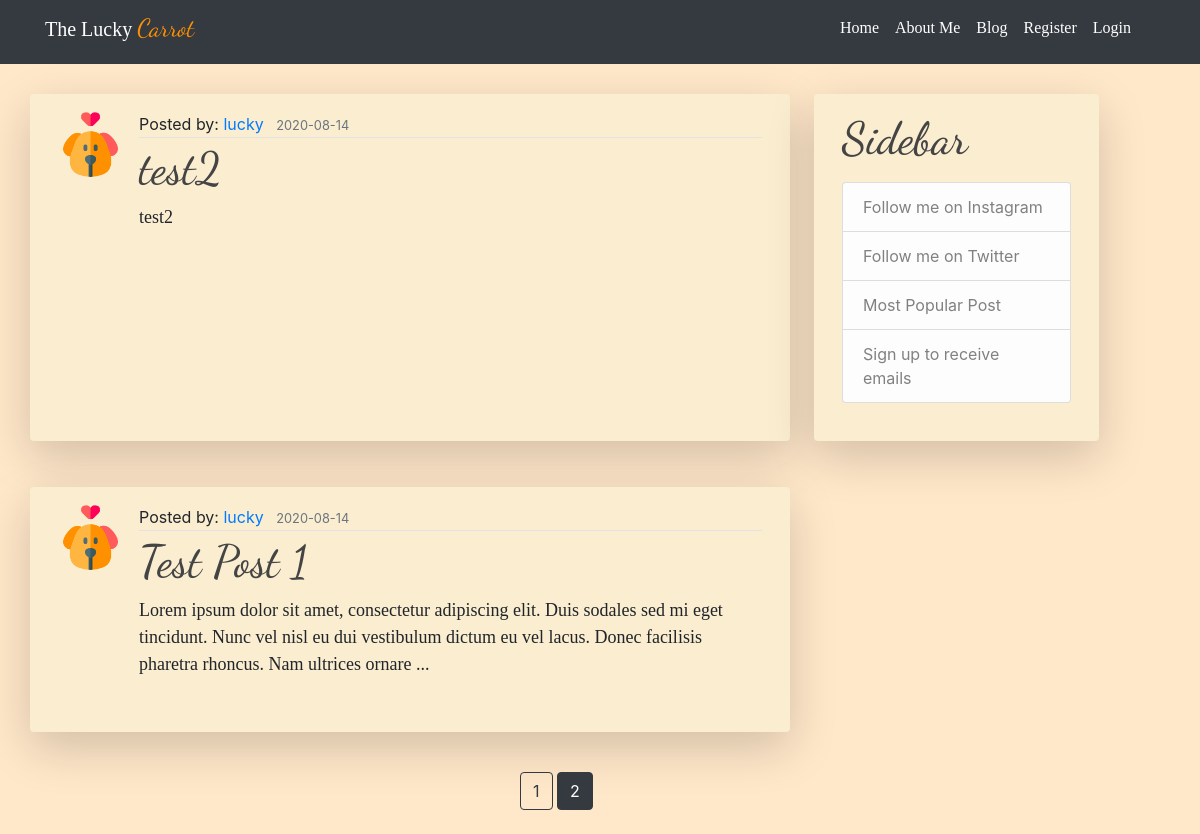
Before: /blog?page=2 with the older database file.
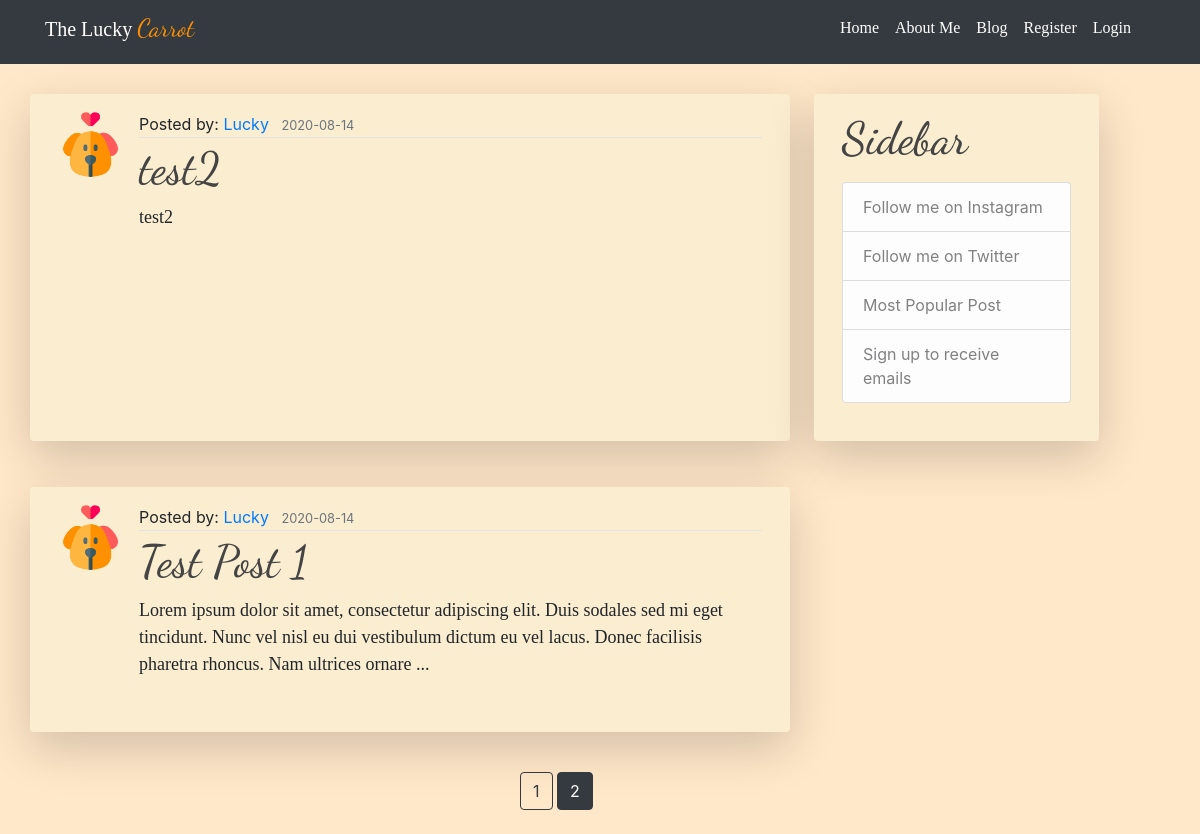
After: the same page with the newer database file.
### luckycarrot/models.py (models this page shows, shortened)
class Post(db.Model):
    id = db.Column(db.Integer, primary_key=True)
    title = db.Column(db.String(100), nullable=False)
    date_posted = db.Column(db.DateTime, nullable=False,
                            default=datetime.utcnow)
    content = db.Column(db.Text, nullable=False)
    image_file = db.Column(db.String(20), nullable=False)
    user_id = db.Column(db.Integer, db.ForeignKey(
        'user.id'), nullable=False)

class User(db.Model, UserMixin):
    id = db.Column(db.Integer, primary_key=True)
    username = db.Column(db.String(20), unique=True, nullable=False)
    email = db.Column(db.String(120), unique=True, nullable=False)
    password = db.Column(db.String(60), nullable=False)
    updates = db.Column(db.Boolean, unique=False, default=False, nullable=False)
    image_file = db.Column(db.String(20), nullable=False, default='default.png')
    admin_user = db.Column(db.Boolean, unique=False, default=False, nullable=False)
    posts = db.relationship('Post', backref='author', lazy=True)

### luckycarrot/posts/routes.py (the view)
@posts.route("/blog", methods=['GET', 'POST'])
def blog():
    page = request.args.get('page', 1, type=int)
    posts = Post.query.order_by(Post.date_posted.desc()).paginate(page=page, per_page=5)
    return render_template('blog.html', posts=posts)

### luckycarrot/templates/blog.html (shortened to what this page needs)
{% extends 'main.html' %}
{% block links %}
<link rel="stylesheet" href="../static/css/blog.css" type="text/css">
{% endblock %}
{% block content %}
<div class='container-xl'>
    {% for post in posts.items %}
        <div class="row">
            <div class="col-8 shadow-lg p-2 mb-3 rounded borderBody">
                <article class='media content-section'>
                    <img class="rounded-circle article-img" src="{{ url_for('static', filename='profile_pictures/' + post.author.image_file)}}">
                    <div class='media-body'>
                        <div class="article-metadata">
                            <span>Posted by: <a class="mr-2" href="{{ url_for('main.about') }}">{{ post.author.username }}</a></span>
                            <small class='text-muted'>{{ post.date_posted.strftime('%Y-%m-%d') }}</small>
                        </div>
                        <h2><a class="article-title" href="{{ url_for('posts.post', post_id=post.id) }}">{{ post.title }}</a></h2>
                        {% if post.content|length > 199 %}
                            <p class="article-content">{{ post.content[:200] }} ...</p>
                        {% else %}
                            <p class="article-content">{{ post.content }}</p>
                        {% endif %}
                    </div>
                </article>
            </div>
            {% if loop.index == 1 %}
            <div class="col-3 shadow-lg p-2 mb-3 ml-4 rounded borderBody">
                <div class="content-section">
                  <h3 class="article-title">Sidebar</h3>
                    <ul class="list-group">
                      <a href="https://www.instagram.com/luckyluluthepom/" class="list-group-item list-group-item-light sideBar">Follow me on Instagram</a>
                      <a href="#" class="list-group-item list-group-item-light sideBar">Follow me on Twitter</a>
                      <a href="#" class="list-group-item list-group-item-light sideBar">Most Popular Post</a>
                      <a href="{{ url_for('users.account') }}" class="list-group-item list-group-item-light sideBar">Sign up to receive emails</a>
                    </ul>
                </div>
              </div>
            {% endif %}
        </div>
    {% endfor %}
        <br>
        <div class="row">
            <div class="col-5"></div>
            <div class="col-4">
                {% for page_num in posts.iter_pages(left_edge=1, right_edge=1, left_current=1, right_current=2) %}
                    {% if page_num %}
                        {% if posts.page == page_num %}
                            <a class='btn btn-dark mb-4' href="{{ url_for('posts.blog', page=page_num) }}">{{ page_num }}</a>
                        {% else %}
                            <a class='btn btn-outline-dark mb-4' href="{{ url_for('posts.blog', page=page_num) }}">{{ page_num }}</a>
                        {% endif %}
                    {% else %}
                        ...
                    {% endif %}
                {% endfor %}
            </div>
        </div>
    </div>
{% endblock %}

Changed rows visible on the page:
changed through a linked row, Post "test2": author.username "lucky" → "Lucky"
changed through a linked row, Post "Test Post 1": author.username "lucky" → "Lucky"
